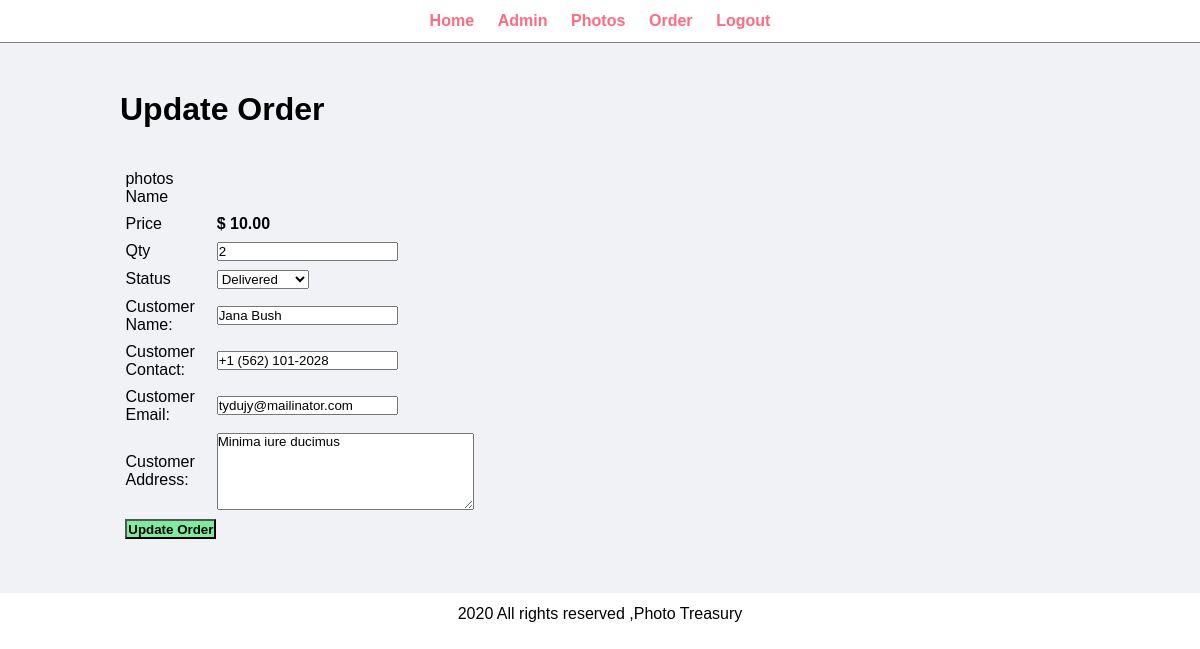
Screenshot of /admin/update-order.php?id=3 (signed in) with the database file from the repository.
### tables this page shows
CREATE TABLE `tbl_order` (
  `id` int(10) UNSIGNED NOT NULL,
  `photo` varchar(150) NOT NULL,
  `price` decimal(10,2) NOT NULL,
  `qty` int(11) NOT NULL,
  `total` decimal(10,2) NOT NULL,
  `order_date` datetime NOT NULL,
  `status` varchar(50) NOT NULL,
  `customer_name` varchar(150) NOT NULL,
  `customer_contact` varchar(20) NOT NULL,
  `customer_email` varchar(150) NOT NULL,
  `customer_address` varchar(255) NOT NULL
);

### admin/update-order.php (the view, shortened to what this page needs)
<?php include('partials/menu.php'); ?>
<div class="main-content">
    <div class="wrapper">
        <h1>Update Order</h1>
        <br><br>
        <?php
            if(isset($_GET['id']))
            {
                $id=$_GET['id'];
                $sql = "SELECT * FROM tbl_order WHERE id=$id";
                $res = mysqli_query($conn, $sql);
                $count = mysqli_num_rows($res);
                if($count==1)
                {
                    $row=mysqli_fetch_assoc($res);
                    $photos = $row['photos'];
                    $price = $row['price'];
                    $qty = $row['qty'];
                    $status = $row['status'];
                    $customer_name = $row['customer_name'];
                    $customer_contact = $row['customer_contact'];
                    $customer_email = $row['customer_email'];
                    $customer_address= $row['customer_address'];
                }
                else
                {
                    header('location:'.SITEURL.'admin/manage-order.php');
                }
            }
            else
            {
                header('location:'.SITEURL.'admin/manage-order.php');
            }
        ?>
        <form action="" method="POST">
            <table class="tbl-30">
                <tr>
                    <td>photos Name</td>
                    <td><b> <?php echo $photos; ?> </b></td>
                </tr>
                <tr>
                    <td>Price</td>
                    <td>
                        <b> $ <?php echo $price; ?></b>
                    </td>
                </tr>
                <tr>
                    <td>Qty</td>
                    <td>
                        <input type="number" name="qty" value="<?php echo $qty; ?>">
                    </td>
                </tr>
                <tr>
                    <td>Status</td>
                    <td>
                        <select name="status">
                            <option <?php if($status=="Delivered"){echo "selected";} ?> value="Delivered">Delivered</option>
                        </select>
                    </td>
                </tr>
                <tr>
                    <td>Customer Name: </td>
                    <td>
                        <input type="text" name="customer_name" value="<?php echo $customer_name; ?>">
                    </td>
                </tr>
                <tr>
                    <td>Customer Contact: </td>
                    <td>
                        <input type="text" name="customer_contact" value="<?php echo $customer_contact; ?>">
                    </td>
                </tr>
                <tr>
                    <td>Customer Email: </td>
                    <td>
                        <input type="text" name="customer_email" value="<?php echo $customer_email; ?>">
                    </td>
                </tr>
                <tr>
                    <td>Customer Address: </td>
                    <td>
                        <textarea name="customer_address" cols="30" rows="5"><?php echo $customer_address; ?></textarea>
                    </td>
                </tr>
                <tr>
                    <td clospan="2">
                        <input type="submit" name="submit" value="Update Order" class="btn-secondary">
                    </td>
                </tr>
            </table>
        </form>
    </div>
</div>
<?php include('partials/footer.php'); ?>

### css/admin.css (style rules this page uses)
* { margin: 0; padding: 0; font-family: Arial, Helvetica, sans-serif; }
.wrapper { padding: 1%; width: 80%; margin: 0 auto; }
.tbl-30 { width: 30%; }
table tr td { padding: 1%; }
.btn-secondary { background-color: #7bed9f; padding: 1%; color: black; text-decoration: none; font-weight: bold; }
.main-content { background-color: #f1f2f6; padding: 3% 0; }

### rows the page displays
tbl_order: price "10.00", qty "2", status "Delivered", customer_name "Jana Bush", customer_contact "+1 (562) 101-2028", customer_email "tydujy@mailinator.com", customer_address "Minima iure ducimus"
